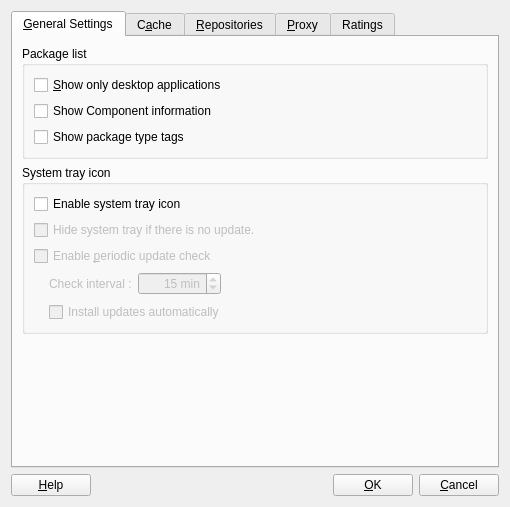
<?xml version="1.0" encoding="UTF-8"?>
<ui version="4.0">
 <class>SettingsDialog</class>
 <widget class="QDialog" name="SettingsDialog">
  <property name="geometry">
   <rect>
    <x>0</x>
    <y>0</y>
    <width>510</width>
    <height>482</height>
   </rect>
  </property>
  <property name="windowTitle">
   <string>Package Manager Settings</string>
  </property>
  <property name="windowIcon">
   <iconset resource="../data/data.qrc">
    <normaloff>:/data/package-manager.png</normaloff>:/data/package-manager.png</iconset>
  </property>
  <property name="modal">
   <bool>true</bool>
  </property>
  <layout class="QGridLayout" name="gridLayout_14">
   <item row="0" column="0">
    <widget class="QTabWidget" name="tabWidget">
     <property name="currentIndex">
      <number>0</number>
     </property>
     <widget class="QWidget" name="tab_1">
      <attribute name="title">
       <string>&amp;General Settings</string>
      </attribute>
      <layout class="QGridLayout" name="gridLayout_12">
       <item row="0" column="0">
        <widget class="QGroupBox" name="groupBox_2">
         <property name="title">
          <string>Package list</string>
         </property>
         <layout class="QGridLayout" name="gridLayout_3">
          <item row="0" column="0">
           <widget class="QCheckBox" name="onlyGuiApp">
            <property name="text">
             <string>&amp;Show only desktop applications</string>
            </property>
           </widget>
          </item>
          <item row="1" column="0">
           <widget class="QCheckBox" name="showComponents">
            <property name="text">
             <string>Show Component information </string>
            </property>
           </widget>
          </item>
          <item row="2" column="0">
           <widget class="QCheckBox" name="showIsA">
            <property name="text">
             <string>Show package type tags</string>
            </property>
           </widget>
          </item>
         </layout>
        </widget>
       </item>
       <item row="2" column="0">
        <widget class="QGroupBox" name="systemTrayGroup">
         <property name="sizePolicy">
          <sizepolicy hsizetype="Expanding" vsizetype="Preferred">
           <horstretch>0</horstretch>
           <verstretch>0</verstretch>
          </sizepolicy>
         </property>
         <property name="title">
          <string>System tray icon</string>
         </property>
         <property name="flat">
          <bool>false</bool>
         </property>
         <property name="checkable">
          <bool>false</bool>
         </property>
         <property name="checked">
          <bool>false</bool>
         </property>
         <layout class="QGridLayout" name="gridLayout">
          <item row="0" column="1">
           <widget class="QCheckBox" name="systemTray">
            <property name="text">
             <string>Enable system tray icon</string>
            </property>
           </widget>
          </item>
          <item row="1" column="1">
           <widget class="QCheckBox" name="hideIfNoUpdate">
            <property name="enabled">
             <bool>false</bool>
            </property>
            <property name="text">
             <string>Hide system tray if there is no update.</string>
            </property>
           </widget>
          </item>
          <item row="2" column="1">
           <widget class="QCheckBox" name="intervalCheck">
            <property name="enabled">
             <bool>false</bool>
            </property>
            <property name="text">
             <string>Enable &amp;periodic update check</string>
            </property>
           </widget>
          </item>
          <item row="3" column="1">
           <layout class="QHBoxLayout" name="horizontalLayout_2">
            <item>
             <spacer name="horizontalSpacer_7">
              <property name="orientation">
               <enum>Qt::Horizontal</enum>
              </property>
              <property name="sizeType">
               <enum>QSizePolicy::Fixed</enum>
              </property>
              <property name="sizeHint" stdset="0">
               <size>
                <width>15</width>
                <height>20</height>
               </size>
              </property>
             </spacer>
            </item>
            <item>
             <widget class="QLabel" name="intervalLabel">
              <property name="enabled">
               <bool>false</bool>
              </property>
              <property name="text">
               <string>Check interval :</string>
              </property>
             </widget>
            </item>
            <item>
             <widget class="QSpinBox" name="intervalSpin">
              <property name="enabled">
               <bool>false</bool>
              </property>
              <property name="alignment">
               <set>Qt::AlignRight|Qt::AlignTrailing|Qt::AlignVCenter</set>
              </property>
              <property name="suffix">
               <string> min</string>
              </property>
              <property name="minimum">
               <number>1</number>
              </property>
              <property name="maximum">
               <number>10000</number>
              </property>
              <property name="value">
               <number>15</number>
              </property>
             </widget>
            </item>
            <item>
             <spacer name="horizontalSpacer">
              <property name="orientation">
               <enum>Qt::Horizontal</enum>
              </property>
              <property name="sizeHint" stdset="0">
               <size>
                <width>305</width>
                <height>24</height>
               </size>
              </property>
             </spacer>
            </item>
           </layout>
          </item>
          <item row="4" column="1">
           <layout class="QHBoxLayout" name="horizontalLayout_4">
            <item>
             <spacer name="horizontalSpacer_8">
              <property name="orientation">
               <enum>Qt::Horizontal</enum>
              </property>
              <property name="sizeType">
               <enum>QSizePolicy::Fixed</enum>
              </property>
              <property name="sizeHint" stdset="0">
               <size>
                <width>15</width>
                <height>20</height>
               </size>
              </property>
             </spacer>
            </item>
            <item>
             <widget class="QCheckBox" name="installUpdates">
              <property name="enabled">
               <bool>false</bool>
              </property>
              <property name="text">
               <string>Install updates automatically</string>
              </property>
             </widget>
            </item>
           </layout>
          </item>
          <item row="0" column="0">
           <spacer name="horizontalSpacer_14">
            <property name="orientation">
             <enum>Qt::Horizontal</enum>
            </property>
            <property name="sizeHint" stdset="0">
             <size>
              <width>40</width>
              <height>20</height>
             </size>
            </property>
           </spacer>
          </item>
         </layout>
        </widget>
       </item>
       <item row="3" column="0">
        <spacer name="verticalSpacer_4">
         <property name="orientation">
          <enum>Qt::Vertical</enum>
         </property>
         <property name="sizeHint" stdset="0">
          <size>
           <width>20</width>
           <height>40</height>
          </size>
         </property>
        </spacer>
       </item>
      </layout>
     </widget>
     <widget class="QWidget" name="tab_2">
      <attribute name="title">
       <string>C&amp;ache</string>
      </attribute>
      <layout class="QGridLayout" name="gridLayout_7">
       <item row="0" column="0">
        <widget class="QGroupBox" name="groupCache">
         <property name="title">
          <string>Cache Limit</string>
         </property>
         <property name="flat">
          <bool>false</bool>
         </property>
         <property name="checkable">
          <bool>false</bool>
         </property>
         <property name="checked">
          <bool>false</bool>
         </property>
         <layout class="QGridLayout" name="gridLayout_6">
          <item row="0" column="0">
           <widget class="QCheckBox" name="useCacheCheck">
            <property name="enabled">
             <bool>true</bool>
            </property>
            <property name="text">
             <string>&amp;Use hard disk cache for downloaded software</string>
            </property>
            <property name="checked">
             <bool>true</bool>
            </property>
           </widget>
          </item>
          <item row="1" column="0" colspan="2">
           <widget class="QGroupBox" name="cacheGroup">
            <property name="enabled">
             <bool>true</bool>
            </property>
            <property name="sizePolicy">
             <sizepolicy hsizetype="Expanding" vsizetype="Expanding">
              <horstretch>0</horstretch>
              <verstretch>0</verstretch>
             </sizepolicy>
            </property>
            <property name="title">
             <string/>
            </property>
            <property name="alignment">
             <set>Qt::AlignLeading|Qt::AlignLeft|Qt::AlignTop</set>
            </property>
            <property name="flat">
             <bool>true</bool>
            </property>
            <layout class="QGridLayout" name="gridLayout_5">
             <property name="topMargin">
              <number>0</number>
             </property>
             <item row="0" column="0">
              <spacer name="horizontalSpacer_6">
               <property name="orientation">
                <enum>Qt::Horizontal</enum>
               </property>
               <property name="sizeType">
                <enum>QSizePolicy::Expanding</enum>
               </property>
               <property name="sizeHint" stdset="0">
                <size>
                 <width>0</width>
                 <height>0</height>
                </size>
               </property>
              </spacer>
             </item>
             <item row="0" column="1">
              <widget class="QLabel" name="useCacheLabel">
               <property name="text">
                <string>Maximum cache size:</string>
               </property>
               <property name="alignment">
                <set>Qt::AlignRight|Qt::AlignTrailing|Qt::AlignVCenter</set>
               </property>
              </widget>
             </item>
             <item row="0" column="2" colspan="2">
              <widget class="QSpinBox" name="useCacheSpin">
               <property name="minimumSize">
                <size>
                 <width>120</width>
                 <height>0</height>
                </size>
               </property>
               <property name="alignment">
                <set>Qt::AlignRight|Qt::AlignTrailing|Qt::AlignVCenter</set>
               </property>
               <property name="specialValueText">
                <string>Unlimited</string>
               </property>
               <property name="accelerated">
                <bool>true</bool>
               </property>
               <property name="suffix">
                <string> Mib</string>
               </property>
               <property name="minimum">
                <number>0</number>
               </property>
               <property name="maximum">
                <number>10000</number>
               </property>
               <property name="value">
                <number>0</number>
               </property>
              </widget>
             </item>
             <item row="1" column="1" colspan="3">
              <layout class="QHBoxLayout" name="horizontalLayout_3">
               <item>
                <widget class="QLabel" name="label_7">
                 <property name="text">
                  <string>Current cache dir:</string>
                 </property>
                 <property name="alignment">
                  <set>Qt::AlignRight|Qt::AlignTrailing|Qt::AlignVCenter</set>
                 </property>
                </widget>
               </item>
               <item>
                <widget class="QLabel" name="cacheDirPath">
                 <property name="font">
                  <font>
                   <weight>75</weight>
                   <bold>true</bold>
                  </font>
                 </property>
                 <property name="text">
                  <string notr="true">cache_dir_path</string>
                 </property>
                </widget>
               </item>
              </layout>
             </item>
             <item row="0" column="4" colspan="2">
              <spacer name="horizontalSpacer_9">
               <property name="orientation">
                <enum>Qt::Horizontal</enum>
               </property>
               <property name="sizeHint" stdset="0">
                <size>
                 <width>40</width>
                 <height>20</height>
                </size>
               </property>
              </spacer>
             </item>
             <item row="1" column="4">
              <widget class="QPushButton" name="selectCacheDir">
               <property name="text">
                <string>Select...</string>
               </property>
              </widget>
             </item>
             <item row="2" column="1" colspan="3">
              <spacer name="verticalSpacer_2">
               <property name="orientation">
                <enum>Qt::Vertical</enum>
               </property>
               <property name="sizeHint" stdset="0">
                <size>
                 <width>20</width>
                 <height>40</height>
                </size>
               </property>
              </spacer>
             </item>
             <item row="1" column="5">
              <widget class="QPushButton" name="openCacheDir">
               <property name="text">
                <string>Open</string>
               </property>
              </widget>
             </item>
            </layout>
           </widget>
          </item>
          <item row="3" column="0" colspan="2">
           <widget class="Line" name="line_3">
            <property name="orientation">
             <enum>Qt::Horizontal</enum>
            </property>
           </widget>
          </item>
          <item row="4" column="0" colspan="2">
           <widget class="QLabel" name="clearCacheDesc">
            <property name="layoutDirection">
             <enum>Qt::LeftToRight</enum>
            </property>
            <property name="text">
             <string>Clearing the disk cache will remove all downloaded software. This will not delete installed software or affect your system stability.</string>
            </property>
            <property name="alignment">
             <set>Qt::AlignLeading|Qt::AlignLeft|Qt::AlignTop</set>
            </property>
            <property name="wordWrap">
             <bool>true</bool>
            </property>
           </widget>
          </item>
          <item row="6" column="1">
           <widget class="QPushButton" name="clearCacheButton">
            <property name="text">
             <string>C&amp;lean disk cache now</string>
            </property>
           </widget>
          </item>
          <item row="6" column="0">
           <spacer name="horizontalSpacer_5">
            <property name="orientation">
             <enum>Qt::Horizontal</enum>
            </property>
            <property name="sizeHint" stdset="0">
             <size>
              <width>40</width>
              <height>20</height>
             </size>
            </property>
           </spacer>
          </item>
         </layout>
        </widget>
       </item>
       <item row="1" column="0">
        <widget class="QGroupBox" name="bandwidthLimitGroupBox">
         <property name="title">
          <string>Bandwidth limit</string>
         </property>
         <layout class="QGridLayout" name="gridLayout_2">
          <item row="0" column="1">
           <widget class="QCheckBox" name="useBandwidthLimit">
            <property name="text">
             <string>Use bandwidth limit :</string>
            </property>
           </widget>
          </item>
          <item row="0" column="2">
           <widget class="QSpinBox" name="bandwidthSpin">
            <property name="enabled">
             <bool>false</bool>
            </property>
            <property name="sizePolicy">
             <sizepolicy hsizetype="Preferred" vsizetype="Fixed">
              <horstretch>0</horstretch>
              <verstretch>0</verstretch>
             </sizepolicy>
            </property>
            <property name="minimumSize">
             <size>
              <width>100</width>
              <height>0</height>
             </size>
            </property>
            <property name="alignment">
             <set>Qt::AlignRight|Qt::AlignTrailing|Qt::AlignVCenter</set>
            </property>
            <property name="suffix">
             <string> kB/s</string>
            </property>
            <property name="minimum">
             <number>1</number>
            </property>
            <property name="maximum">
             <number>20000</number>
            </property>
            <property name="value">
             <number>30</number>
            </property>
           </widget>
          </item>
          <item row="0" column="3">
           <spacer name="horizontalSpacer_4">
            <property name="orientation">
             <enum>Qt::Horizontal</enum>
            </property>
            <property name="sizeHint" stdset="0">
             <size>
              <width>40</width>
              <height>20</height>
             </size>
            </property>
           </spacer>
          </item>
          <item row="0" column="0">
           <spacer name="horizontalSpacer_2">
            <property name="orientation">
             <enum>Qt::Horizontal</enum>
            </property>
            <property name="sizeHint" stdset="0">
             <size>
              <width>40</width>
              <height>20</height>
             </size>
            </property>
           </spacer>
          </item>
         </layout>
        </widget>
       </item>
       <item row="2" column="0">
        <spacer name="verticalSpacer">
         <property name="orientation">
          <enum>Qt::Vertical</enum>
         </property>
         <property name="sizeHint" stdset="0">
          <size>
           <width>20</width>
           <height>40</height>
          </size>
         </property>
        </spacer>
       </item>
      </layout>
     </widget>
     <widget class="QWidget" name="tab_3">
      <attribute name="title">
       <string>&amp;Repositories</string>
      </attribute>
      <layout class="QGridLayout" name="gridLayout_9">
       <item row="0" column="0" colspan="4">
        <widget class="QTableWidget" name="repoListView">
         <property name="alternatingRowColors">
          <bool>true</bool>
         </property>
         <property name="selectionMode">
          <enum>QAbstractItemView::SingleSelection</enum>
         </property>
         <property name="selectionBehavior">
          <enum>QAbstractItemView::SelectRows</enum>
         </property>
         <property name="showGrid">
          <bool>false</bool>
         </property>
         <property name="gridStyle">
          <enum>Qt::NoPen</enum>
         </property>
         <column>
          <property name="text">
           <string/>
          </property>
         </column>
         <column>
          <property name="text">
           <string>Repository Name</string>
          </property>
         </column>
         <column>
          <property name="text">
           <string>Repository Address</string>
          </property>
         </column>
        </widget>
       </item>
       <item row="1" column="0">
        <widget class="QPushButton" name="addRepoButton">
         <property name="text">
          <string>&amp;Add New Repository</string>
         </property>
        </widget>
       </item>
       <item row="1" column="1">
        <widget class="QPushButton" name="removeRepoButton">
         <property name="text">
          <string>Remove Repository</string>
         </property>
        </widget>
       </item>
       <item row="1" column="2">
        <widget class="QPushButton" name="moveUpButton">
         <property name="text">
          <string>Move &amp;Up</string>
         </property>
        </widget>
       </item>
       <item row="1" column="3">
        <widget class="QPushButton" name="moveDownButton">
         <property name="text">
          <string>Move &amp;Down</string>
         </property>
        </widget>
       </item>
      </layout>
     </widget>
     <widget class="QWidget" name="tab_4">
      <attribute name="title">
       <string>&amp;Proxy</string>
      </attribute>
      <layout class="QGridLayout" name="gridLayout_10">
       <item row="0" column="0">
        <widget class="QGroupBox" name="httpSettingsGroupBox">
         <property name="enabled">
          <bool>true</bool>
         </property>
         <property name="title">
          <string/>
         </property>
         <property name="flat">
          <bool>false</bool>
         </property>
         <layout class="QGridLayout" name="gridLayout_8">
          <item row="0" column="0">
           <widget class="QCheckBox" name="useProxy">
            <property name="text">
             <string>Use Proxy</string>
            </property>
           </widget>
          </item>
          <item row="1" column="0">
           <widget class="QWidget" name="widget" native="true">
            <property name="enabled">
             <bool>false</bool>
            </property>
            <layout class="QGridLayout" name="gridLayout_4">
             <item row="0" column="0">
              <widget class="QLabel" name="label">
               <property name="text">
                <string>HTTP proxy server:</string>
               </property>
               <property name="alignment">
                <set>Qt::AlignRight|Qt::AlignTrailing|Qt::AlignVCenter</set>
               </property>
              </widget>
             </item>
             <item row="0" column="1">
              <widget class="QLineEdit" name="httpProxy"/>
             </item>
             <item row="0" column="2">
              <widget class="QLabel" name="label_2">
               <property name="text">
                <string>Port:</string>
               </property>
              </widget>
             </item>
             <item row="0" column="3">
              <widget class="QSpinBox" name="httpProxyPort">
               <property name="minimum">
                <number>0</number>
               </property>
               <property name="maximum">
                <number>65535</number>
               </property>
               <property name="value">
                <number>0</number>
               </property>
              </widget>
             </item>
             <item row="2" column="0">
              <widget class="QLabel" name="label_3">
               <property name="text">
                <string>HTTPS proxy server:</string>
               </property>
               <property name="alignment">
                <set>Qt::AlignRight|Qt::AlignTrailing|Qt::AlignVCenter</set>
               </property>
              </widget>
             </item>
             <item row="2" column="1">
              <widget class="QLineEdit" name="httpsProxy"/>
             </item>
             <item row="2" column="2">
              <widget class="QLabel" name="label_4">
               <property name="text">
                <string>Port:</string>
               </property>
              </widget>
             </item>
             <item row="2" column="3">
              <widget class="QSpinBox" name="httpsProxyPort">
               <property name="minimum">
                <number>0</number>
               </property>
               <property name="maximum">
                <number>65535</number>
               </property>
               <property name="value">
                <number>0</number>
               </property>
              </widget>
             </item>
             <item row="3" column="0">
              <widget class="QLabel" name="label_5">
               <property name="text">
                <string>FTP proxy server:</string>
               </property>
               <property name="alignment">
                <set>Qt::AlignRight|Qt::AlignTrailing|Qt::AlignVCenter</set>
               </property>
              </widget>
             </item>
             <item row="3" column="1">
              <widget class="QLineEdit" name="ftpProxy"/>
             </item>
             <item row="3" column="2">
              <widget class="QLabel" name="label_6">
               <property name="text">
                <string>Port:</string>
               </property>
              </widget>
             </item>
             <item row="3" column="3">
              <widget class="QSpinBox" name="ftpProxyPort">
               <property name="minimum">
                <number>0</number>
               </property>
               <property name="maximum">
                <number>65535</number>
               </property>
               <property name="value">
                <number>0</number>
               </property>
              </widget>
             </item>
             <item row="4" column="0" colspan="4">
              <widget class="Line" name="line">
               <property name="orientation">
                <enum>Qt::Horizontal</enum>
               </property>
              </widget>
             </item>
             <item row="5" column="0">
              <widget class="QLabel" name="label_8">
               <property name="text">
                <string>Domain:</string>
               </property>
               <property name="alignment">
                <set>Qt::AlignRight|Qt::AlignTrailing|Qt::AlignVCenter</set>
               </property>
              </widget>
             </item>
             <item row="5" column="1">
              <widget class="QLineEdit" name="domainProxy"/>
             </item>
             <item row="8" column="0" colspan="4">
              <widget class="Line" name="line_2">
               <property name="orientation">
                <enum>Qt::Horizontal</enum>
               </property>
              </widget>
             </item>
             <item row="9" column="0">
              <widget class="QLabel" name="label_9">
               <property name="text">
                <string>Username:</string>
               </property>
               <property name="alignment">
                <set>Qt::AlignRight|Qt::AlignTrailing|Qt::AlignVCenter</set>
               </property>
              </widget>
             </item>
             <item row="9" column="1">
              <widget class="QLineEdit" name="userProxy"/>
             </item>
             <item row="10" column="0">
              <widget class="QLabel" name="label_10">
               <property name="text">
                <string>Password:</string>
               </property>
               <property name="alignment">
                <set>Qt::AlignRight|Qt::AlignTrailing|Qt::AlignVCenter</set>
               </property>
              </widget>
             </item>
             <item row="10" column="1">
              <widget class="QLineEdit" name="passwordProxy">
               <property name="echoMode">
                <enum>QLineEdit::Password</enum>
               </property>
              </widget>
             </item>
             <item row="11" column="0" colspan="4">
              <spacer name="verticalSpacer_3">
               <property name="orientation">
                <enum>Qt::Vertical</enum>
               </property>
               <property name="sizeHint" stdset="0">
                <size>
                 <width>20</width>
                 <height>40</height>
                </size>
               </property>
              </spacer>
             </item>
             <item row="12" column="0" colspan="4">
              <widget class="QLabel" name="useDe">
               <property name="text">
                <string>&lt;!DOCTYPE HTML PUBLIC &quot;-//W3C//DTD HTML 4.0//EN&quot; &quot;http://www.w3.org/TR/REC-html40/strict.dtd&quot;&gt;
&lt;html&gt;&lt;head&gt;&lt;meta name=&quot;qrichtext&quot; content=&quot;1&quot; /&gt;&lt;style type=&quot;text/css&quot;&gt;
p, li { white-space: pre-wrap; }
&lt;/style&gt;&lt;/head&gt;&lt;body style=&quot; font-family:'Droid Sans'; font-size:9pt; font-weight:400; font-style:normal;&quot;&gt;
&lt;p style=&quot; margin-top:0px; margin-bottom:0px; margin-left:0px; margin-right:0px; -qt-block-indent:0; text-indent:0px;&quot;&gt;There is proxy settings available in KDE, you can click &lt;a href=&quot;#&quot;&gt;&lt;span style=&quot; text-decoration: underline; color:#1b7bae;&quot;&gt;here&lt;/span&gt;&lt;/a&gt; to get these settings&lt;/p&gt;&lt;/body&gt;&lt;/html&gt;</string>
               </property>
               <property name="wordWrap">
                <bool>true</bool>
               </property>
              </widget>
             </item>
             <item row="1" column="1" colspan="3">
              <widget class="QLabel" name="useHttpForAll">
               <property name="text">
                <string>&lt;a href=#&gt;Use this proxy server for all protocols&lt;/a&gt;</string>
               </property>
              </widget>
             </item>
            </layout>
           </widget>
          </item>
         </layout>
        </widget>
       </item>
      </layout>
     </widget>
     <widget class="QWidget" name="tab_5">
      <attribute name="title">
       <string>Ratings</string>
      </attribute>
      <layout class="QVBoxLayout" name="verticalLayout">
       <item>
        <widget class="QGroupBox" name="opendesktop_login">
         <property name="title">
          <string>Login</string>
         </property>
         <layout class="QGridLayout" name="gridLayout_11">
          <item row="0" column="0">
           <widget class="QLabel" name="label_11">
            <property name="text">
             <string>You need to enter your OpenDesktop.org username and password to be able to add ratings to the packages.</string>
            </property>
            <property name="wordWrap">
             <bool>true</bool>
            </property>
           </widget>
          </item>
          <item row="1" column="0">
           <layout class="QFormLayout" name="opendesktop_login_form">
            <item row="0" column="0">
             <widget class="QLabel" name="label_opendesktop_login_user">
              <property name="text">
               <string>Username:</string>
              </property>
             </widget>
            </item>
            <item row="1" column="0">
             <widget class="QLabel" name="label_opendesktop_login_pass">
              <property name="text">
               <string>Password:</string>
              </property>
             </widget>
            </item>
            <item row="0" column="1">
             <widget class="QLineEdit" name="opendesktop_login_user"/>
            </item>
            <item row="1" column="1">
             <widget class="QLineEdit" name="opendesktop_login_pass">
              <property name="echoMode">
               <enum>QLineEdit::Password</enum>
              </property>
             </widget>
            </item>
           </layout>
          </item>
          <item row="2" column="0">
           <widget class="QPushButton" name="opendesktop_login_check">
            <property name="text">
             <string>Check &amp;&amp; Activate</string>
            </property>
           </widget>
          </item>
         </layout>
        </widget>
       </item>
       <item>
        <widget class="QGroupBox" name="opendesktop_register">
         <property name="title">
          <string>Register</string>
         </property>
         <layout class="QGridLayout" name="gridLayout_13">
          <item row="0" column="0">
           <layout class="QFormLayout" name="opendesktop_reg_form">
            <item row="0" column="0">
             <widget class="QLabel" name="label_opendesktop_reg_firstname">
              <property name="text">
               <string>First name:</string>
              </property>
             </widget>
            </item>
            <item row="0" column="1">
             <widget class="QLineEdit" name="opendesktop_reg_firstname"/>
            </item>
            <item row="1" column="0">
             <widget class="QLabel" name="label_opendesktop_reg_lastname">
              <property name="text">
               <string>Last name:</string>
              </property>
             </widget>
            </item>
            <item row="1" column="1">
             <widget class="QLineEdit" name="opendesktop_reg_lastname"/>
            </item>
            <item row="2" column="0">
             <widget class="QLabel" name="label_opendesktop_reg_email">
              <property name="text">
               <string>Email:</string>
              </property>
             </widget>
            </item>
            <item row="3" column="0">
             <widget class="QLabel" name="label_opendesktop_reg_username">
              <property name="text">
               <string>Username:</string>
              </property>
             </widget>
            </item>
            <item row="4" column="0">
             <widget class="QLabel" name="label_opendesktop_reg_password">
              <property name="text">
               <string>Password:</string>
              </property>
             </widget>
            </item>
            <item row="2" column="1">
             <widget class="QLineEdit" name="opendesktop_reg_email"/>
            </item>
            <item row="3" column="1">
             <widget class="QLineEdit" name="opendesktop_reg_username"/>
            </item>
            <item row="4" column="1">
             <widget class="QLineEdit" name="opendesktop_reg_password"/>
            </item>
           </layout>
          </item>
         </layout>
        </widget>
       </item>
       <item>
        <widget class="QGroupBox" name="opendesktop_loggedin">
         <property name="title">
          <string>Logged In</string>
         </property>
         <layout class="QGridLayout" name="gridLayout_15">
          <item row="0" column="0">
           <widget class="QLabel" name="label_12">
            <property name="text">
             <string>You have successfully connected to Pardus package rating system. If you want to deactivate connection from this computer, click &quot;Deactivate&quot; button below.</string>
            </property>
            <property name="wordWrap">
             <bool>true</bool>
            </property>
           </widget>
          </item>
          <item row="1" column="0">
           <widget class="QPushButton" name="opendesktop_deactivate">
            <property name="text">
             <string>Deactivate</string>
            </property>
           </widget>
          </item>
         </layout>
        </widget>
       </item>
       <item>
        <spacer name="verticalSpacer_5">
         <property name="orientation">
          <enum>Qt::Vertical</enum>
         </property>
         <property name="sizeHint" stdset="0">
          <size>
           <width>20</width>
           <height>40</height>
          </size>
         </property>
        </spacer>
       </item>
      </layout>
     </widget>
    </widget>
   </item>
   <item row="1" column="0">
    <layout class="QHBoxLayout" name="horizontalLayout">
     <item>
      <widget class="QPushButton" name="buttonHelp">
       <property name="text">
        <string>&amp;Help</string>
       </property>
      </widget>
     </item>
     <item>
      <spacer name="horizontalSpacer_3">
       <property name="orientation">
        <enum>Qt::Horizontal</enum>
       </property>
       <property name="sizeHint" stdset="0">
        <size>
         <width>40</width>
         <height>20</height>
        </size>
       </property>
      </spacer>
     </item>
     <item>
      <widget class="QPushButton" name="buttonOk">
       <property name="text">
        <string>&amp;OK</string>
       </property>
      </widget>
     </item>
     <item>
      <widget class="QPushButton" name="buttonCancel">
       <property name="text">
        <string>&amp;Cancel</string>
       </property>
      </widget>
     </item>
    </layout>
   </item>
  </layout>
 </widget>
 <tabstops>
  <tabstop>tabWidget</tabstop>
  <tabstop>onlyGuiApp</tabstop>
  <tabstop>intervalSpin</tabstop>
 </tabstops>
 <resources>
  <include location="../data/data.qrc"/>
 </resources>
 <connections>
  <connection>
   <sender>intervalCheck</sender>
   <signal>toggled(bool)</signal>
   <receiver>intervalSpin</receiver>
   <slot>setEnabled(bool)</slot>
   <hints>
    <hint type="sourcelabel">
     <x>217</x>
     <y>245</y>
    </hint>
    <hint type="destinationlabel">
     <x>215</x>
     <y>273</y>
    </hint>
   </hints>
  </connection>
  <connection>
   <sender>buttonOk</sender>
   <signal>clicked()</signal>
   <receiver>SettingsDialog</receiver>
   <slot>accept()</slot>
   <hints>
    <hint type="sourcelabel">
     <x>393</x>
     <y>354</y>
    </hint>
    <hint type="destinationlabel">
     <x>381</x>
     <y>359</y>
    </hint>
   </hints>
  </connection>
  <connection>
   <sender>intervalCheck</sender>
   <signal>toggled(bool)</signal>
   <receiver>intervalLabel</receiver>
   <slot>setEnabled(bool)</slot>
   <hints>
    <hint type="sourcelabel">
     <x>175</x>
     <y>245</y>
    </hint>
    <hint type="destinationlabel">
     <x>124</x>
     <y>274</y>
    </hint>
   </hints>
  </connection>
  <connection>
   <sender>intervalCheck</sender>
   <signal>toggled(bool)</signal>
   <receiver>installUpdates</receiver>
   <slot>setEnabled(bool)</slot>
   <hints>
    <hint type="sourcelabel">
     <x>302</x>
     <y>245</y>
    </hint>
    <hint type="destinationlabel">
     <x>365</x>
     <y>301</y>
    </hint>
   </hints>
  </connection>
  <connection>
   <sender>systemTray</sender>
   <signal>toggled(bool)</signal>
   <receiver>hideIfNoUpdate</receiver>
   <slot>setEnabled(bool)</slot>
   <hints>
    <hint type="sourcelabel">
     <x>149</x>
     <y>195</y>
    </hint>
    <hint type="destinationlabel">
     <x>149</x>
     <y>220</y>
    </hint>
   </hints>
  </connection>
  <connection>
   <sender>systemTray</sender>
   <signal>toggled(bool)</signal>
   <receiver>intervalCheck</receiver>
   <slot>setEnabled(bool)</slot>
   <hints>
    <hint type="sourcelabel">
     <x>130</x>
     <y>195</y>
    </hint>
    <hint type="destinationlabel">
     <x>129</x>
     <y>245</y>
    </hint>
   </hints>
  </connection>
  <connection>
   <sender>systemTray</sender>
   <signal>clicked(bool)</signal>
   <receiver>intervalCheck</receiver>
   <slot>setChecked(bool)</slot>
   <hints>
    <hint type="sourcelabel">
     <x>273</x>
     <y>195</y>
    </hint>
    <hint type="destinationlabel">
     <x>210</x>
     <y>245</y>
    </hint>
   </hints>
  </connection>
  <connection>
   <sender>useCacheCheck</sender>
   <signal>clicked(bool)</signal>
   <receiver>cacheGroup</receiver>
   <slot>setEnabled(bool)</slot>
   <hints>
    <hint type="sourcelabel">
     <x>183</x>
     <y>82</y>
    </hint>
    <hint type="destinationlabel">
     <x>131</x>
     <y>89</y>
    </hint>
   </hints>
  </connection>
  <connection>
   <sender>useProxy</sender>
   <signal>toggled(bool)</signal>
   <receiver>widget</receiver>
   <slot>setEnabled(bool)</slot>
   <hints>
    <hint type="sourcelabel">
     <x>88</x>
     <y>48</y>
    </hint>
    <hint type="destinationlabel">
     <x>103</x>
     <y>109</y>
    </hint>
   </hints>
  </connection>
  <connection>
   <sender>useProxy</sender>
   <signal>toggled(bool)</signal>
   <receiver>useDe</receiver>
   <slot>setVisible(bool)</slot>
   <hints>
    <hint type="sourcelabel">
     <x>88</x>
     <y>48</y>
    </hint>
    <hint type="destinationlabel">
     <x>99</x>
     <y>305</y>
    </hint>
   </hints>
  </connection>
  <connection>
   <sender>useBandwidthLimit</sender>
   <signal>toggled(bool)</signal>
   <receiver>bandwidthSpin</receiver>
   <slot>setEnabled(bool)</slot>
   <hints>
    <hint type="sourcelabel">
     <x>156</x>
     <y>257</y>
    </hint>
    <hint type="destinationlabel">
     <x>282</x>
     <y>284</y>
    </hint>
   </hints>
  </connection>
 </connections>
</ui>
